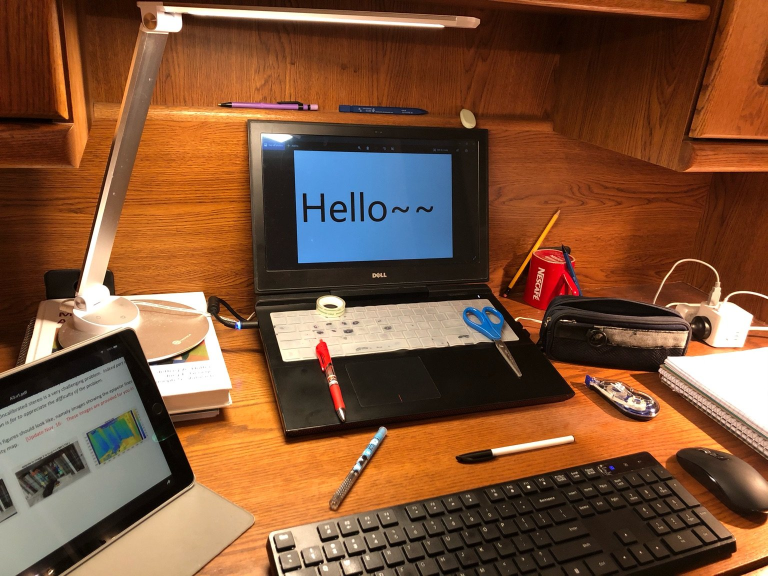
%> input picture I21.jpg, 1536 x 1152 px (shown at 1/2 size)
$ octave uncalibratedStereo.m   (GNU Octave 9; MATLAB toolbox functions it lacks are replaced by stand-ins)
%> lines starting %> are read from the running program, lines starting %| are printed output that depends on the picture
clc;
clear;
close all;
rng(17);


I1all = imread('I21.jpg');     %bookshelf1.jpg
%> I1all is the input picture: size 1152x1536x3 uint8; mean R, G, B 124.9, 83.6, 56.5
I2all = imread('I22.jpg');     %bookshelf2.jpg
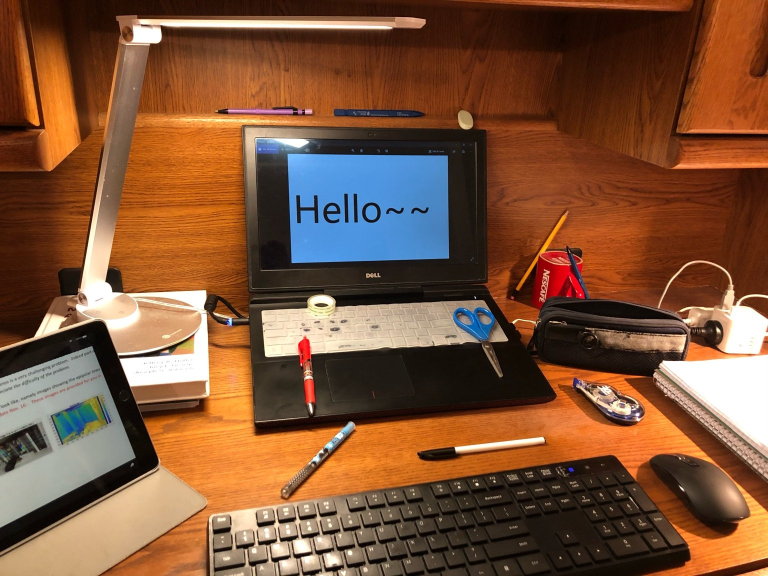
%> input picture I22.jpg, 1536 x 1152 px (shown at 1/2 size)
%> I2all is the input picture: size 1152x1536x3 uint8; mean R, G, B 125.4, 83.9, 56.9
scale = 1;
I1all = imresize(I1all, scale);  %image resize
I2all = imresize(I2all, scale);
I1 = rgb2gray(I1all);            %convert the image to gray
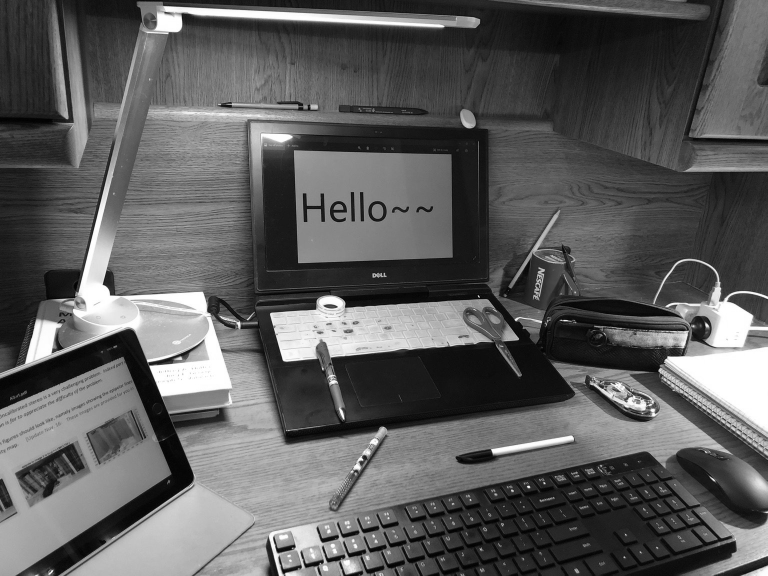
%> I1: size 1152x1536 uint8 (shown at 1/2 size); min 0, max 255, mean 92.9
I2 = rgb2gray(I2all);
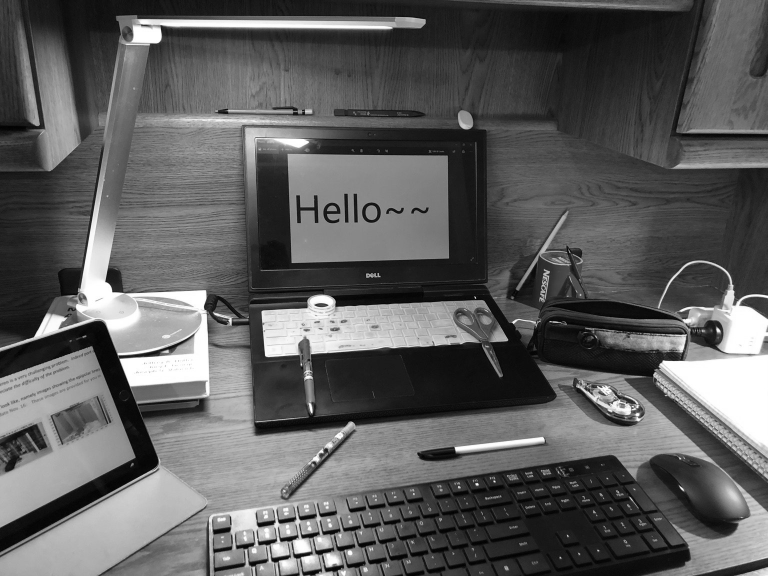
%> I2: size 1152x1536 uint8 (shown at 1/2 size); min 0, max 255, mean 93.2

figure();                        %show original images
imagesc(I1)
colormap(gray);
title('left image');
figure();
imagesc(I2)
colormap(gray);
title('right image');

%use libraries
%> (the run ends here)
